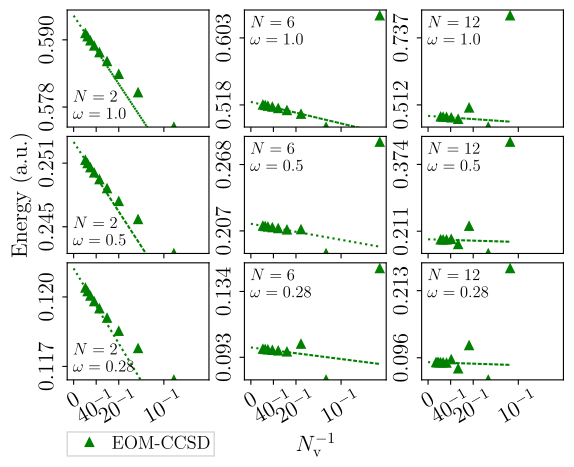

Source code (Python):
#!/usr/bin/env python3
# taritz: python3 %

import matplotlib.pyplot as plt
import numpy as np
from scipy import stats
import config

config.source_matplotlib_options()

cols = dict(omega=0, nelec=1, nv=2, eom=3, fh=4, mp2=5, ccsd=6, ccsdhf=7, eomss1=8, eomss2=9)

data = np.loadtxt("../data/AllDATA", skiprows=1)
def data_per_omega_n(omega, n):
    return np.array([d for d in data
                        if d[cols["omega"]] == omega and d[cols["nelec"]] == n])

reg_points = 2
omegas = np.sort(np.unique(data[:, cols["omega"]]))
nelecs = np.sort(np.unique(data[:, cols["nelec"]]))
n_rows = len(omegas)
n_cols = n_rows
print("omegas = ", omegas, "nelecs = ", nelecs)
colors = ["blue", "green"]

legend_where = 7
plot_ylabel = 4
plot_xlabel = 8

f, axes = plt.subplots(n_rows, n_cols, sharex=True)
f.subplots_adjust(hspace=0.08)
f.subplots_adjust(wspace=0.25)

yticks_translation = {
    # (omega, N)
    (1.0, 2): dict(points=[0.578, 0.590], decimals=3),
    (1.0, 6): dict(points=[0.518, 0.603], decimals=3),
    (1.0, 12): dict(points=[0.512, 0.737], decimals=3),
    ####
    (0.5, 2): dict(points=[0.245, 0.251], decimals=3),
    (0.5, 6): dict(points=[0.207, 0.268], decimals=3),
    (0.5, 12): dict(points=[0.211, 0.374], decimals=3),
    ####
    (0.28, 2): dict(points=[0.117, 0.120], decimals=3),
    (0.28, 6): dict(points=[0.093, 0.134], decimals=3),
    (0.28, 12): dict(points=[0.096, 0.213], decimals=3),
}

text_position_translation = {
    # (omega, N)
    (1.0, 2): (0.55, 0.15),
    (1.0, 6): (0.55, 0.15),
    (1.0, 12): (0.55, 0.15),
    ####
    (0.5, 2): (0.55, 0.15),
    (0.5, 6): (0.55, 0.15),
    (0.5, 12): (0.55, 0.15),
    ####
    (0.28, 2): (0.55, 0.15),
    (0.28, 6): (0.55, 0.15),
    (0.28, 12): (0.55, 0.15),
}


for inelec, nelec in enumerate(nelecs):
    for iomega, omega in enumerate(reversed(omegas)):
        plot_index = inelec + n_rows * iomega + 1
        ax = plt.subplot(n_rows, n_cols, plot_index)
        _data = data_per_omega_n(omega, nelec)
        nv_rec = 1/_data[:, cols["nv"]]
        nv_rec_with_zero = np.array([0] + list(nv_rec))

        eom =  _data[:, cols["eom"]]
        slope, intersection, _, _, _ \
            = stats.linregress(nv_rec[-(reg_points):],
                               eom[-(reg_points):])
        plt.plot(nv_rec, eom, "^",
                color=colors[1],
                label="EOM-CCSD")
        plt.plot(nv_rec_with_zero, intersection + slope * nv_rec_with_zero,
                linestyle="dotted",
                color=colors[1])

        min_yrange = min(min(eom), intersection)
        max_yrange = max(max(eom), intersection)
        ypadding = lambda p: (max_yrange - min_yrange) * p

        translation_key = (omega, nelec)
        if translation_key in yticks_translation:
            yticks = yticks_translation[translation_key]["points"]
            yticks_decimals = yticks_translation[translation_key].get("decimals", 2)
            plt.ylim(min_yrange, max_yrange + ypadding(0.05))
        else:
            yticks_decimals = 2
            yticks = [min_yrange + ypadding(0.2), max_yrange - ypadding(0.2)]
            plt.ylim(min_yrange, max_yrange + ypadding(0.05))

        ax.set_yticks(yticks)
        ax.set_yticklabels(
                [("{:." + str(yticks_decimals) + "f}").format(f) for f in yticks],
                verticalalignment="center",
                rotation=90)

        if iomega == n_rows - 1:
            xticks = [1/40, 0.05, 0.1]
            ax.set_xticks([0] + xticks)
            ax.set_xticklabels(
                [r"$0$"] +
                [r"${:d}^{{-1}}$".format(int(1/i)) for i in xticks],
                rotation=30)
        else:
            ax.set_xticks([])

        if inelec == 0:
            text_position = (0.04, 0.18)
        else:
            text_position = (0.04, 0.815)

        ax.text(x=text_position[0], y=text_position[1],
                s=("$N = {:.0f}$"
                   "\n"
                   "$\omega = {}$"
                  ).format(nelec, omega),
                fontsize=12,
                verticalalignment="center",
                #bbox=dict(facecolor="white", alpha=0.5),
                transform=ax.transAxes)

        if plot_index == legend_where:
            plt.legend(#loc="lower right",
                       loc=(-0.0,-0.65),
                       ncol=2,
                       labelspacing=0.1,
                       borderpad=0.2,
                       #handlelength=0.8,
                       handletextpad=0.2,
                       fontsize="small",
                       columnspacing=0.01)
        if plot_index == plot_xlabel:
            plt.xlabel(r"$N_\mathrm{v}^{-1}$")
        if plot_index == plot_ylabel:
            plt.ylabel(r"Energy (a.u.)")
        print(intersection)
plt.savefig(__file__.replace("py", "pdf"))
